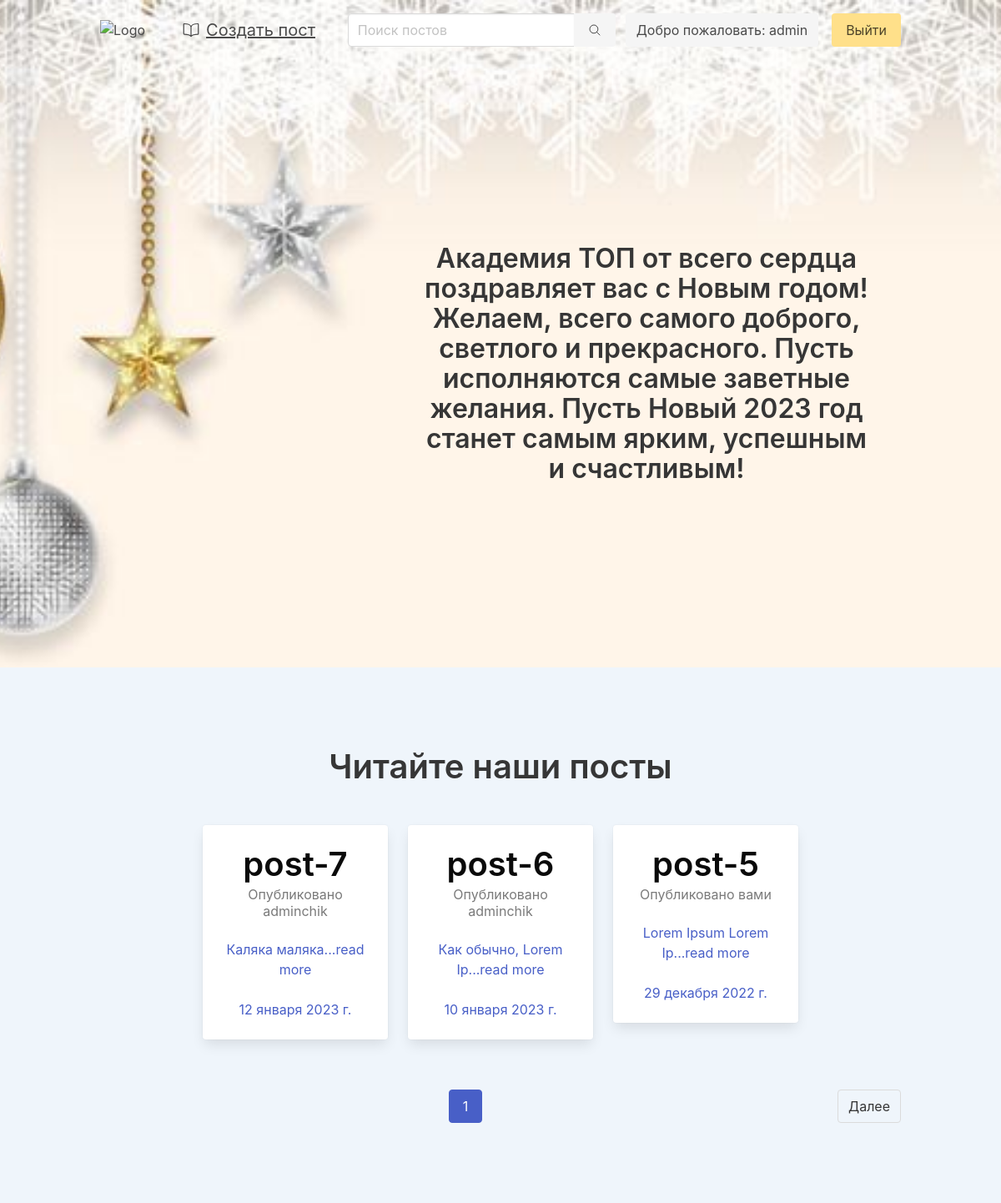
The page /blog/home/ (signed in) on the database its author committed.
### blog/models.py (models this page shows, shortened)
class Article(models.Model):
    title = models.CharField(max_length=255)
    text = models.TextField()
    slug = models.SlugField(unique=True)
    date = models.DateField(auto_now=True)
    author = models.ForeignKey(User, on_delete=models.CASCADE)
    thumb = models.ImageField(default='image.jpg', blank=True)
    likes = models.ManyToManyField(User, related_name='likes')
    dislikes = models.ManyToManyField(User, related_name='dislikes')
    def __str__(self):
        return self.title
    def snippet(self):
        return f"{self.text[:20]}...read more"

### blog/views.py (the view)
# urls.py: path('home/', views.home, name='home'),
@login_required(login_url='/users/sign_in')
def home(request):
    search = request.GET.get('search')
    articles = Article.objects.all().order_by('-date')
    pages = Paginator(articles, 3)
    page = request.GET.get('page')
    articles = pages.get_page(page)
    articles = articles.filter(Q(title__icontains=search) | Q(text__icontains=search)) if search else articles
    return render(request, 'home.html', {'articles': articles})

### blog/templates/home.html (shortened to what this page needs)
{% load static from static %}
<html lang="en">
<head>
    <link rel="stylesheet" href="{% static 'bulma.css' %}">
    <link rel="stylesheet" href="{% static 'style.css' %}">
</head>
<body>
<section class="hero is-fullheight ny">
    <div class="hero-head">
        <header class="navbar">
            <div class="container">
                <div class="navbar-brand">
                    <a class="navbar-item">
                        <img src="https://msk.top-academy.ru/dist/images/logo/step_logo_rus.svg" alt="Logo">
                    </a>
                </div>
                <div class="navbar-start">
                   <span class="navbar-item">
                       <a href="{% url 'blog:post_create' %}" class="button is-text is-medium">
                           <span class="mr-2">
                               <ion-icon name="book-outline"></ion-icon>
                           </span>
                           <span>
                               Создать пост
                           </span>
                       </a>
                   </span>
                </div>
                <div id="navbarMenuHeroC" class="navbar-menu">
                    <div class="navbar-end">
                        <form action="{% url 'blog:home' %}" method="get">
                            <div class="field has-addons mt-4 mr-2">
                                <div class="control">
                                    <input type="search" class="input" placeholder="Поиск постов" name="search">
                                </div>
                                <div class="control">
                                    <button type="submit" class="button is-light">
                                        <ion-icon name='search-outline'></ion-icon>
                                    </button>
                                </div>
                            </div>
                        </form>
                        <a class="navbar-item my-4 mx-1 button is-light">
                            Добро пожаловать: {{ user }}
                        </a>
                        <span class="navbar-item">
                            <a class="button is-warning" href="{% url 'users:sign_out' %}">
                                Выйти
                            </a>
                        </span>
                    </div>
                </div>
            </div>
        </header>
    </div>
    <div class="hero-body">
        <div class="container has-text-centered">
            <div class="columns is-centered">
                <div class="column is-7" style="margin-left: 350px;">
                    <div class="title is-3">
                        Академия ТОП от всего сердца поздравляет вас с Новым годом! Желаем, всего самого доброго,
                        светлого и прекрасного. Пусть исполняются самые заветные желания. Пусть Новый 2023 год
                        станет самым ярким, успешным и счастливым!
                    </div>
                </div>
            </div>
        </div>
    </div>
</section>
<section class="section has-background-info-light">
    <div class="container">
        <div class="title is-2 has-text-centered my-6">
            Читайте наши посты
        </div>
        <div class="columns is-centered is-multiline">
            {% for article in articles %}
                <div class="column is-3">
                    <div class="card has-text-centered">
                        <a href="{% url 'blog:post_detail' article.slug %}">
                            <div class="card-content">
                                <div class="media">
                                    <div class="media-content">
                                        <div class="title has-text-black is-2">
                                            {{ article }}
                                        </div>
                                        <div class="subtitle is-6 has-text-grey">
                                            {% if user == article.author %}
                                                Опубликовано вами
                                            {% else %}
                                                Опубликовано {{ article.author }}
                                            {% endif %}
                                        </div>
                                    </div>
                                </div>
                                <div class="content">
                                    {{ article.snippet }}
                                    <br>
                                    <br>
                                    <div>{{ article.date }}</div>
                                </div>
                            </div>
                        </a>
                    </div>
                </div>
            {% endfor %}
        </div>
        <nav role="navigation" class="pagination is-centered my-6" aria-label="pagination">
            {% if articles.has_next %}
                <a class="pagination-next" href="?page={{ articles.next_page_number }}">Далее</a>
            {% endif %}
            <ul class="pagination-list">
                <li>
                    <a class="pagination-link is-current" aria-label="{{ articles.number }}" aria-checked="page">
                        {{ articles.number }}
                    </a>
                </li>
            </ul>
        </nav>
    </div>
</section>
</body>
</html>

### static/style.css (style rules this page uses)
.ny { background: url('./images/ny1.jpg') fixed top; background-size: cover; }

### rows shown on the page
Article: title "post-7", author "adminchik", snippet "Каляка маляка...read more", date "12 января 2023 г."
Article: title "post-6", author "adminchik", snippet "Как обычно, Lorem Ip...read more", date "10 января 2023 г."
Article: title "post-5", shows "Опубликовано вами", snippet "Lorem Ipsum Lorem Ip...read more", date "29 декабря 2022 г."

### other values the page prints
{{ user }} "admin"
{{ articles.number }} "1"
